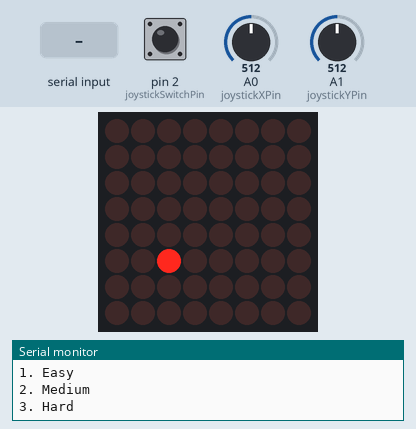
This sketch was run on a simulated Arduino Uno, built with avr-gcc and run on an emulated ATmega328P. Parts: 8×8 LED matrix, the last lines printed to the serial monitor. Inputs (shaded band) come from the test bench; at power-on: pin 2 (joystickSwitchPin) HIGH, A0 (joystickXPin) = 512, A1 (joystickYPin) = 512. Random numbers use the default seed unless the sketch sets one.

Above: at 1.2 s.
1.3 s: "1\n" received over Serial
At 1.57 s:
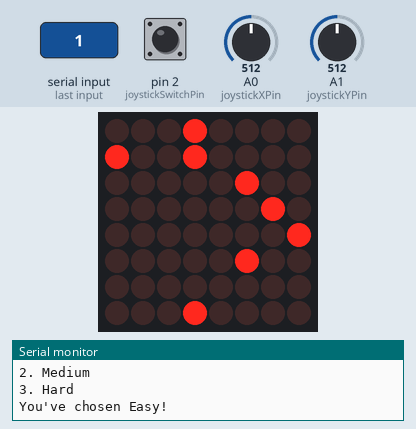
4.3 s: pin 2 (joystickSwitchPin) pulled LOW for 3.2 s
At 7.2 s:
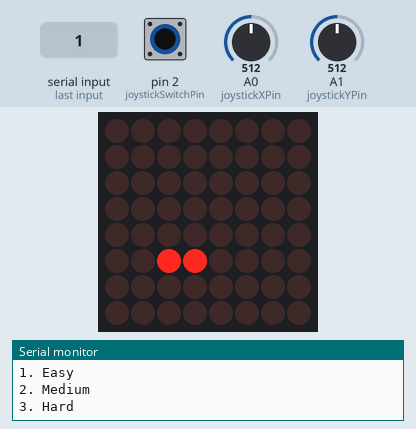
10.5 s: "2\n" received over Serial
At 10.9 s:
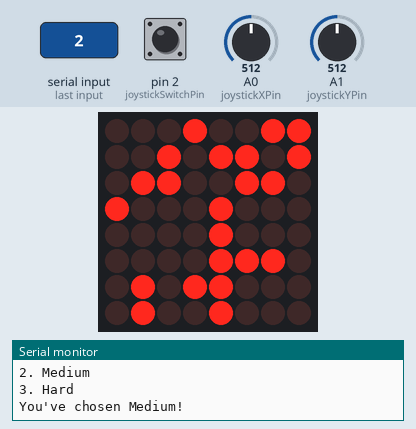
13.5 s: A0 (joystickXPin) set to 637
15.0 s: A0 (joystickXPin) set to 665
At 15.28 s:
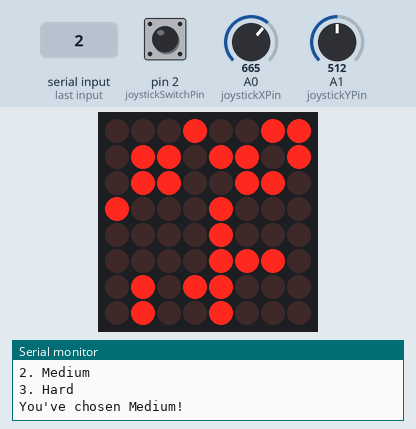
18.0 s: A1 (joystickYPin) set to 340
At 19.3 s:
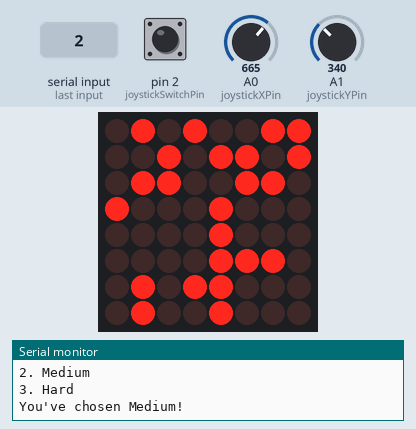
Timing chart, 0 to 21.0 s (numbered marks = the images above; inputs shaded):
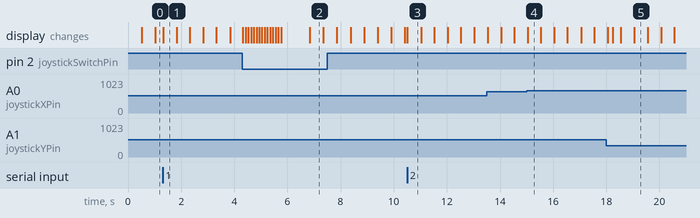

The sketch:

homework6.ino
```cpp
#include "LedControl.h"

// Joystick
const int joystickXPin = A0;
const int joystickYPin = A1;
const int joystickSwitchPin = 2;
const int joystickLongPressTimeThreshold = 1500;
const int joystickMaxValue = 1023;
const int josytickMovementMinThreshold = 350;
const int josytickMovementMaxThreshold = 650;
const bool joystickCommonAnode = false;
int joystickXValue = 0;
int joystickYValue = 0;
byte previousJoystickSwitchState = LOW;
byte joystickSwitchState = LOW;
unsigned long lastJoystickSwitchStateUpdate = 0;
unsigned long joystickLastLongPressUpdate = 0;
bool joystickLongPressed = false;
bool joystickPressed = false;
bool playerMoved = false;
unsigned long lastJoystickMovement = 0;
const int joystickMovementTimeThreshold = 400;
enum Direction {
  UP,
  DOWN,
  LEFT,
  RIGHT
};
Direction movementDirection;

// Matrix
const byte dinPin = 12;
const byte clockPin = 11;
const byte loadPin = 10;
const byte matrixSize = 8;
LedControl lc = LedControl(dinPin, clockPin, loadPin, 1);
byte matrixBrightness = 2;

// Menu
bool showDifficultyOptions = true;
bool gameStarted = false;
int difficulty = 0;
int maxDifficulty = 15;
int lastImgIdx = 0;
unsigned long lastLoadingImageDisplayTime = 0;
const int loadingImageChangeTime = 500;

// Game
const int boardSize = 8;
int board[boardSize][boardSize];
bool shouldResetGame = true;
int playerPositionRow;
int playerPositionCol;
const int empty = 0;
const int wall = 1;
const int bomb = 2;
unsigned long lastPlayerBlinkTime;
const int slowBlinkTime = 500;
unsigned long lastBombBlinkTime = 0;
const int fastBlinkTime = 100;
unsigned long bombPlacementTime = 0;
bool bombPlaced = false;
const int bombExplosionTime = 1600;
unsigned long explodeAnimationTime = 400;
int bombPositionRow = -1;
int bombPositionCol = -1;
bool gameLost;
bool gameWon;

// Animations
const uint64_t loadingStateImages[] = {
  0x0000000000000000,
  0x0000040000000000,
  0x00000c0000000000,
  0x00001c0000000000,
  0x00003c0000000000
};
const int imagesLen = sizeof(loadingStateImages) / 8;
byte smile[8] = { 0x3C, 0x42, 0xA5, 0x81, 0xA5, 0x99, 0x42, 0x3C };
byte sad[8] = { 0x3C, 0x42, 0xA5, 0x81, 0x99, 0xA5, 0x42, 0x3C };

void setup() {
  Serial.begin(9600);

  pinMode(joystickSwitchPin, INPUT_PULLUP);
  if (joystickCommonAnode) {
    joystickSwitchState = !joystickSwitchState;
  }

  lc.shutdown(0, false);
  lc.setIntensity(0, matrixBrightness);
  lc.clearDisplay(0);
}

void loop() {
  if (!gameStarted) {
    chooseDifficulty();
    displayLoadingState();
    return;
  }
  handleJoystickInput();
  resetGame();
  handlePlayerMovement();
  displayBoardOnMatrix();
  handleBombPlacement();
  explodeBomb();
  checkGameWon();
  handleResetGame();
}

void handleBombPlacement() {
  if (!joystickPressed || bombPlaced) {
    return;
  }

  board[playerPositionRow][playerPositionCol] = bomb;
  bombPlacementTime = millis();
  bombPlaced = true;
}

void explodeBomb() {
  if (!bombPlaced || millis() - bombPlacementTime < bombExplosionTime) {
    return;
  }

  unsigned long detonationTime = bombPlacementTime + bombExplosionTime;
  bool animate = millis() - detonationTime < explodeAnimationTime;

  for (int i = 0; i < boardSize; i++) {
    for (int j = 0; j < boardSize; j++) {
      if (board[i][j] == bomb) {
        bombPositionRow = i;
        bombPositionCol = j;
      }
    }
  }
  destroyArea(bombPositionRow, bombPositionCol, animate);
}

// first animate the bomb going off and then destroy the walls
void destroyArea(int row, int col, bool animate) {
  updateNeighborsBomb(row, col, animate);
  if (!animate) {
    bombPlaced = false;
  }
}

void updateNeighborsBomb(int row, int col, bool animate) {
  int newValue = animate ? 1 : 0;
  const int animationLen = 5;
  int directionsDestroyAnimation[animationLen][2] = { { 0, 0 }, { 0, -1 }, { 0, 1 }, { -1, 0 }, { 1, 0 } };

  for (int i = 0; i < animationLen; ++i) {
    int newRow = row + directionsDestroyAnimation[i][0];
    int newCol = col + directionsDestroyAnimation[i][1];
    if (newRow >= 0 && newRow < boardSize && newCol >= 0 && newCol < boardSize) {
      board[newRow][newCol] = newValue;
      if (!animate && playerPositionRow == newRow && playerPositionCol == newCol) {
        gameLost = true;
      }
    }
  }
}

void displayBoardOnMatrix() {
  for (int i = 0; i < boardSize; i++) {
    for (int j = 0; j < boardSize; j++) {
      if (board[i][j] == wall) {
        lc.setLed(0, i, j, true);
      } else if (board[i][j] == bomb) {
        blinkMatrixLed(i, j, lastBombBlinkTime, fastBlinkTime);
      } else if (i == playerPositionRow && j == playerPositionCol) {
        blinkMatrixLed(i, j, lastPlayerBlinkTime, slowBlinkTime);
      } else if (board[i][j] == empty) {
        lc.setLed(0, i, j, false);
      }
    }
  }
}

void handlePlayerMovement() {
  if (!playerMoved) {
    return;
  }
  playerMoved = false;

  switch (movementDirection) {
    case LEFT:
      if (playerPositionCol == 0 || board[playerPositionRow][playerPositionCol - 1]) {
        return;
      }
      playerPositionCol -= 1;
      break;
    case RIGHT:
      if (playerPositionCol == boardSize - 1 || board[playerPositionRow][playerPositionCol + 1]) {
        return;
      }
      playerPositionCol += 1;
      break;
    case DOWN:
      if (playerPositionRow == boardSize - 1 || board[playerPositionRow + 1][playerPositionCol]) {
        return;
      }
      playerPositionRow += 1;
      break;
    case UP:
      if (playerPositionRow == 0 || board[playerPositionRow - 1][playerPositionCol]) {
        return;
      }
      playerPositionRow -= 1;
      break;
  }
}

void checkGameWon() {
  for (int i = 0; i < boardSize; i++) {
    for (int j = 0; j < boardSize; j++) {
      if (board[i][j] == wall) {
        return;
      }
    }
  }
  gameWon = true;
}

void handleResetGame() {
  if (!joystickLongPressed && !gameLost && !gameWon) {
    return;
  }

  if (gameWon) {
    printByte(smile);
    delay(3000);
  } else if (gameLost) {
    printByte(sad);
    delay(2000);
  }
  shouldResetGame = true;
  showDifficultyOptions = true;
  gameStarted = false;
}

void resetGame() {
  if (!shouldResetGame) {
    return;
  }

  shouldResetGame = false;
  gameLost = false;
  gameWon = false;
  bombPlaced = false;
  bombPlacementTime = 0;
  bombPositionRow = -1;
  bombPositionCol = -1;
  playerPositionRow = random(boardSize);
  playerPositionCol = random(boardSize);

  for (int i = 0; i < boardSize; i++) {
    for (int j = 0; j < boardSize; j++) {
      // choosing the 0s and 1s on the board based on the difficulty
      int randomNum = random(maxDifficulty);
      if (randomNum < 3 * difficulty) {
        board[i][j] = 1;
      } else {
        board[i][j] = 0;
      }
    }
  }
  difficulty = 0;

  // leave some empty spaces near the player
  board[playerPositionRow][playerPositionCol] = 0;
  if (playerPositionRow > 0) {
    board[playerPositionRow - 1][playerPositionCol] = 0;
  }
  if (playerPositionRow < boardSize - 1) {
    board[playerPositionRow + 1][playerPositionCol] = 0;
  }
  if (playerPositionCol > 0) {
    board[playerPositionRow][playerPositionCol - 1] = 0;
  }
  if (playerPositionCol < boardSize - 1) {
    board[playerPositionRow][playerPositionCol + 1] = 0;
  }
}

void blinkMatrixLed(int row, int col, unsigned long& lastBlinkTime, int blinkDuration) {
  if (millis() - lastBlinkTime < blinkDuration) {
    return;
  }
  if (millis() - lastBlinkTime < 2 * blinkDuration) {
    lc.setLed(0, row, col, true);
    return;
  }
  lc.setLed(0, row, col, false);
  lastBlinkTime = millis();
}

void chooseDifficulty() {
  if (showDifficultyOptions) {
    Serial.println();
    Serial.println("Choose a difficulty level (input a number):");
    Serial.println("1. Easy");
    Serial.println("2. Medium");
    Serial.println("3. Hard");
    showDifficultyOptions = false;
  }

  if (Serial.available() > 0) {
    int choice = Serial.parseInt();
    switch (choice) {
      case 1:
        Serial.println("You've chosen Easy!");
        difficulty = 1;
        break;
      case 2:
        Serial.println("You've chosen Medium!");
        difficulty = 2;
        break;
      case 3:
        Serial.println("You've chosen Hard!");
        difficulty = 3;
        break;
      default:
        Serial.println("Invalid choice. Please enter 1, 2, or 3.");
        showDifficultyOptions = true;
        break;
    }
    gameStarted = difficulty != 0;
  }
}

void handleJoystickInput() {
  joystickXValue = analogRead(joystickXPin);
  joystickYValue = analogRead(joystickYPin);
  // this is just to make the joystick movements behave as expected in my specific setup
  joystickYValue = joystickMaxValue - joystickYValue;

  if (!(joystickXValue >= josytickMovementMinThreshold && joystickXValue <= josytickMovementMaxThreshold
        && joystickYValue >= josytickMovementMinThreshold && joystickYValue <= josytickMovementMaxThreshold)) {
    if (millis() - lastJoystickMovement > joystickMovementTimeThreshold) {
      playerMoved = true;
      lastJoystickMovement = millis();
      handleJoystickDirectionChange();
    }
  }

  handleJoystickPress();
}

void handleJoystickDirectionChange() {
  if (joystickXValue < josytickMovementMinThreshold) {
    movementDirection = LEFT;
  }
  if (joystickXValue > josytickMovementMaxThreshold) {
    movementDirection = RIGHT;
  }
  if (joystickYValue < josytickMovementMinThreshold) {
    movementDirection = DOWN;
  }
  if (joystickYValue > josytickMovementMaxThreshold) {
    movementDirection = UP;
  }
}

void handleJoystickPress() {
  joystickSwitchState = digitalRead(joystickSwitchPin) == LOW ? HIGH : LOW;

  if (joystickSwitchState != previousJoystickSwitchState) {
    previousJoystickSwitchState = joystickSwitchState;
    lastJoystickSwitchStateUpdate = millis();
    joystickPressed = joystickSwitchState == HIGH;
  }

  joystickLongPressed = false;
  if (joystickSwitchState == HIGH && millis() - lastJoystickSwitchStateUpdate > joystickLongPressTimeThreshold) {
    // i don't want to keep resetting the game over and over when the button is long pressed
    if (millis() - joystickLastLongPressUpdate < joystickLongPressTimeThreshold) {
      return;
    }
    joystickLongPressed = true;
    joystickLastLongPressUpdate = millis();
  }
}

// this function and the emojis are from here:
// https://techatronic.com/facial-expression-on-8x8-led-matrix-using-arduino/
void printByte(byte character[]) {
  int i = 0;
  for (i = 0; i < 8; i++) {
    lc.setRow(0, i, character[i]);
  }
}

void displayLoadingState() {
  if (millis() - lastLoadingImageDisplayTime < loadingImageChangeTime) {
    return;
  }
  displayImage(loadingStateImages[lastImgIdx]);
  if (++lastImgIdx >= imagesLen) {
    lastImgIdx = 0;
  }
  lastLoadingImageDisplayTime = millis();
}

// https://xantorohara.github.io/led-matrix-editor/#
void displayImage(uint64_t image) {
  for (int i = 0; i < 8; i++) {
    byte row = (image >> i * 8) & 0xFF;
    for (int j = 0; j < 8; j++) {
      lc.setLed(0, i, j, bitRead(row, j));
    }
  }
}
```

Measured:
- the behaviour switches between 650 and 651 on A0 (joystickXPin) (found by bisection; images 3 and 4)
- what the display in image 1 shows lasts 0.5 s, from 1.3 s to 1.8 s
